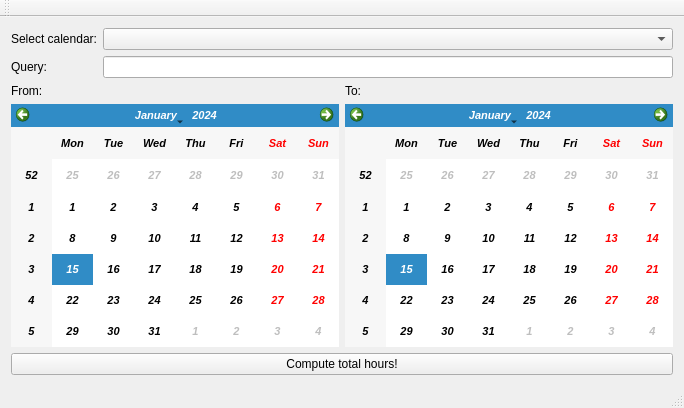
<?xml version="1.0" encoding="UTF-8"?>
<ui version="4.0">
 <class>MainWindow</class>
 <widget class="QMainWindow" name="MainWindow">
  <property name="geometry">
   <rect>
    <x>0</x>
    <y>0</y>
    <width>684</width>
    <height>408</height>
   </rect>
  </property>
  <property name="windowTitle">
   <string>Google Time Tracker</string>
  </property>
  <widget class="QWidget" name="centralWidget">
   <property name="sizePolicy">
    <sizepolicy hsizetype="Expanding" vsizetype="Preferred">
     <horstretch>0</horstretch>
     <verstretch>0</verstretch>
    </sizepolicy>
   </property>
   <layout class="QVBoxLayout" name="verticalLayout_2">
    <item>
     <layout class="QVBoxLayout" name="verticalLayout">
      <item>
       <layout class="QGridLayout" name="gridLayout">
        <item row="0" column="0">
         <widget class="QLabel" name="label_6">
          <property name="text">
           <string>Select calendar:</string>
          </property>
         </widget>
        </item>
        <item row="0" column="1">
         <widget class="QComboBox" name="calendarComboBox"/>
        </item>
        <item row="1" column="0">
         <widget class="QLabel" name="label_2">
          <property name="text">
           <string>Query:</string>
          </property>
         </widget>
        </item>
        <item row="1" column="1">
         <widget class="QLineEdit" name="queryLineEdit"/>
        </item>
       </layout>
      </item>
      <item>
       <layout class="QGridLayout" name="gridLayout_2">
        <property name="sizeConstraint">
         <enum>QLayout::SetMinimumSize</enum>
        </property>
        <item row="0" column="0">
         <widget class="QLabel" name="label_4">
          <property name="text">
           <string>From:</string>
          </property>
         </widget>
        </item>
        <item row="0" column="1">
         <widget class="QLabel" name="label_5">
          <property name="text">
           <string>To:</string>
          </property>
         </widget>
        </item>
        <item row="1" column="0">
         <widget class="QCalendarWidget" name="startCalendarWidget">
          <property name="enabled">
           <bool>true</bool>
          </property>
          <property name="sizePolicy">
           <sizepolicy hsizetype="MinimumExpanding" vsizetype="Preferred">
            <horstretch>0</horstretch>
            <verstretch>0</verstretch>
           </sizepolicy>
          </property>
          <property name="font">
           <font>
            <pointsize>8</pointsize>
            <weight>75</weight>
            <italic>true</italic>
            <bold>true</bold>
           </font>
          </property>
         </widget>
        </item>
        <item row="1" column="1">
         <widget class="QCalendarWidget" name="endCalendarWidget">
          <property name="font">
           <font>
            <pointsize>8</pointsize>
            <weight>75</weight>
            <italic>true</italic>
            <bold>true</bold>
           </font>
          </property>
         </widget>
        </item>
       </layout>
      </item>
      <item>
       <widget class="QPushButton" name="computeButton">
        <property name="text">
         <string>Compute total hours!</string>
        </property>
       </widget>
      </item>
     </layout>
    </item>
   </layout>
  </widget>
  <widget class="QMenuBar" name="menuBar">
   <property name="geometry">
    <rect>
     <x>0</x>
     <y>0</y>
     <width>684</width>
     <height>25</height>
    </rect>
   </property>
  </widget>
  <widget class="QToolBar" name="mainToolBar">
   <attribute name="toolBarArea">
    <enum>TopToolBarArea</enum>
   </attribute>
   <attribute name="toolBarBreak">
    <bool>false</bool>
   </attribute>
  </widget>
  <widget class="QStatusBar" name="statusBar"/>
 </widget>
 <layoutdefault spacing="6" margin="11"/>
 <tabstops>
  <tabstop>calendarComboBox</tabstop>
  <tabstop>queryLineEdit</tabstop>
  <tabstop>startCalendarWidget</tabstop>
  <tabstop>endCalendarWidget</tabstop>
  <tabstop>computeButton</tabstop>
 </tabstops>
 <resources/>
 <connections/>
</ui>
